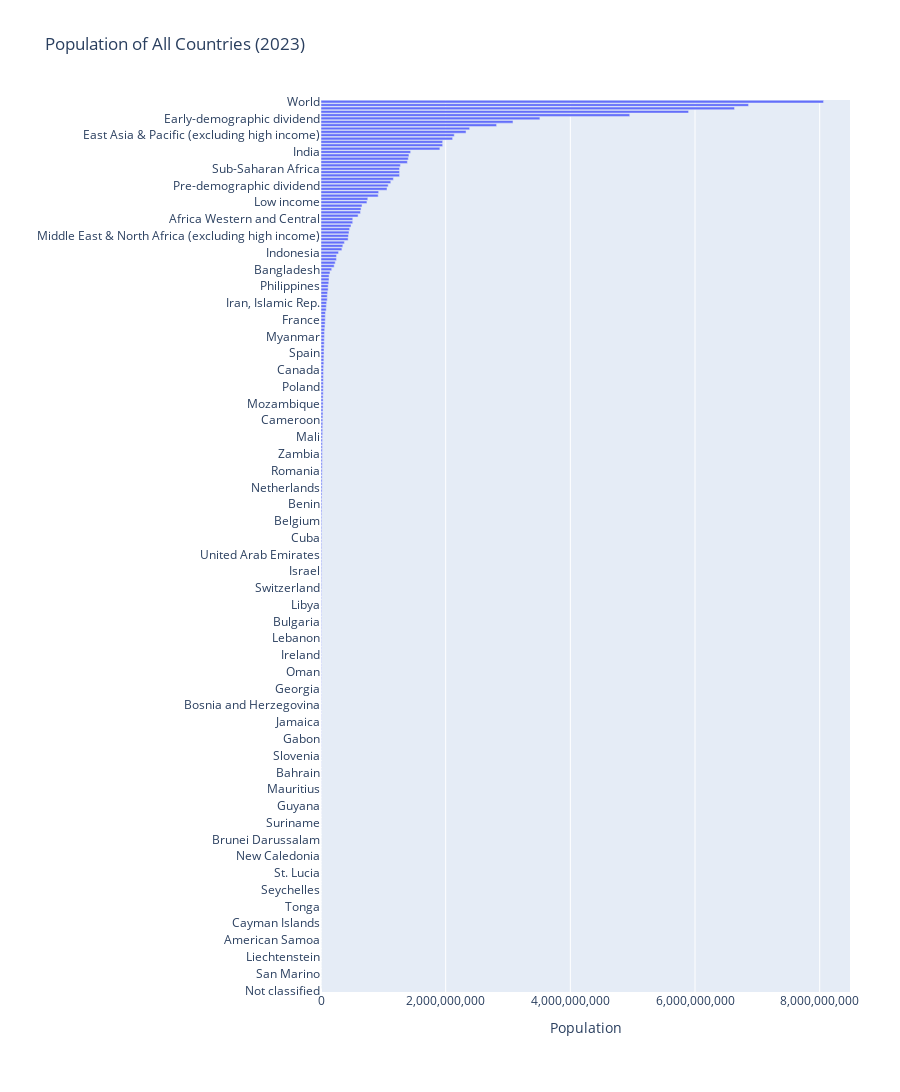

The notebook cell this image was saved under:
### Code cell
import pandas as pd
import plotly.express as px

def load_data(file_path):
    """Load and clean the population data"""
    df = pd.read_excel(file_path, sheet_name='Data', header=3)
    df = df.rename(columns={'Country Name': 'Country'})
    
    # Drop metadata columns
    cols_to_drop = ['Country Code', 'Indicator Name', 'Indicator Code'] + \
                  [col for col in df.columns if 'Unnamed' in str(col)]
    df = df.drop(columns=[col for col in cols_to_drop if col in df.columns])
    
    return df

def visualize_all_countries(df, year=2000):
    """Create interactive visualization for all countries"""
    # Prepare data
    df_vis = df[['Country', str(year)]].rename(columns={str(year): 'Population'})
    df_vis = df_vis.sort_values('Population', ascending=False)
    
    # Create interactive plot
    fig = px.bar(df_vis,
                 x='Population',
                 y='Country',
                 orientation='h',
                 title=f'Population of All Countries ({year})',
                 labels={'Population': 'Population', 'Country': ''},
                 hover_data={'Population': ':,.0f'},
                 height=4000)  # Adjust height based on number of countries
    
    # Formatting
    fig.update_layout(
        yaxis={'categoryorder': 'total ascending'},
        xaxis_tickformat=',.0f',
        hoverlabel=dict(bgcolor="white", font_size=12),
        margin=dict(l=150, r=50, b=100, t=100)
    )
    
    fig.show()

# Main execution
if __name__ == "__main__":
    file_path = r"C:\Users\SHAIKH\Downloads\API_SP.POP.TOTL_DS2_en_excel_v2_385898.xls"
    df = load_data(file_path)
    
    if df is not None:
        visualize_all_countries(df, year=2023)  # Change year as needed

### Figure 1 — Plotly figure (JSON) as saved in the notebook; plotly's stock layout.template omitted (floating-point values rounded to 4 significant figures; data arrays with more than 128 entries replaced by an {"elided": "..."} marker saying what was removed)
{"data": [{"alignmentgroup": "True", "hovertemplate": "Population=%{x:,.0f}<br>=%{y}<extra></extra>", "legendgroup": "", "marker": {"color": "#636efa", "pattern": {"shape": ""}}, "name": "", "offsetgroup": "", "orientation": "h", "showlegend": false, "textposition": "auto", "type": "bar", "x": {"elided": "266 int values"}, "xaxis": "x", "y": {"elided": "266 str values"}, "yaxis": "y"}], "layout": {"barmode": "relative", "height": 4000, "hoverlabel": {"bgcolor": "white", "font": {"size": 12}}, "legend": {"tracegroupgap": 0}, "margin": {"b": 100, "l": 150, "r": 50, "t": 100}, "title": {"text": "Population of All Countries (2023)"}, "xaxis": {"anchor": "y", "domain": [0, 1], "tickformat": ",.0f", "title": {"text": "Population"}}, "yaxis": {"anchor": "x", "categoryorder": "total ascending", "domain": [0, 1], "title": {"text": ""}}}}
